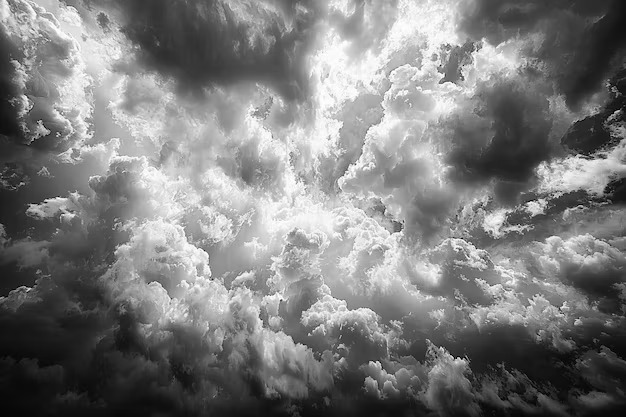
%> input picture projectmatlab/PhaseTwo/Image.jpg, 626 x 417 px
$ octave PhaseTwo_Gaussian.m   (GNU Octave 9; MATLAB toolbox functions it lacks are replaced by stand-ins)
%> lines starting %> are read from the running program, lines starting %| are printed output that depends on the picture
% Main Image
Main_Image = imread('image.jpg');
%> Main_Image is the input picture: size 417x626x3 uint8; min 0, max 255, mean 123.7
gray = rgb2gray(Main_Image);
noisy = imnoise(gray, 'gaussian', 0, 0.01); % 0 = mean, 0.01 = variance
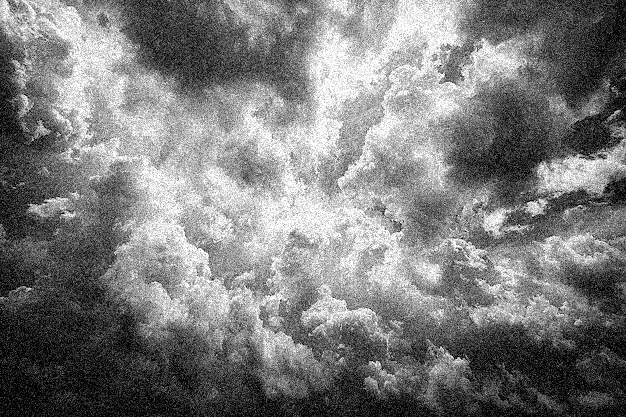
%> noisy: size 417x626 uint8; min 0, max 255, mean 123.6
imshow(noisy);
title('Image with Gaussian Noise');

% Median Filter
median_filter = medfilt2(gray,[3 3]);
figure(2);
imshow(median_filter);
title('Median Filter');
imwrite(median_filter ,"median_filter_Gaussian.png");

% Max Filter
Max_filtered = imdilate(noisy, ones(3,3));
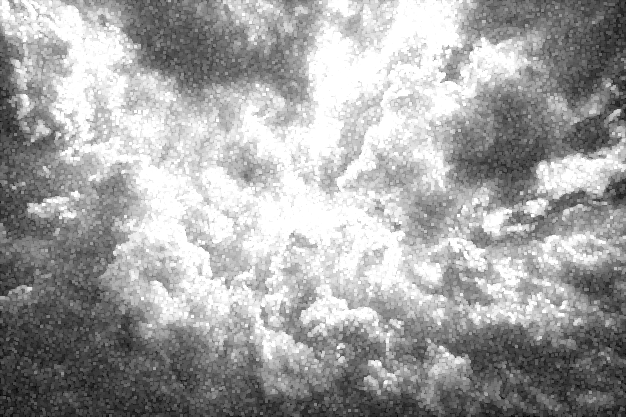
%> Max_filtered: size 417x626 uint8; min 4, max 255, mean 162.7
figure(3);
imshow(Max_filtered);
title('Max Filter');
imwrite(Max_filtered,"max_filter_Gaussian.png");

% Min Filter
min_filtered = imerode(noisy, ones(3,3));
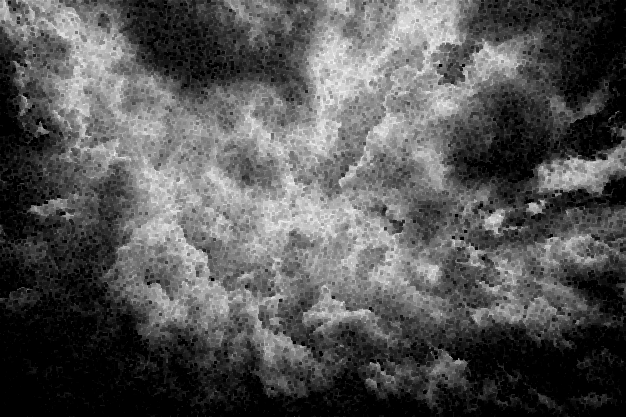
%> min_filtered: size 417x626 uint8; min 0, max 247, mean 84.5
figure(4);
imshow(min_filtered);
title('Min Filter');
imwrite(min_filtered,"min_filter_Gaussian.png");

% Mean Filter
Mean_Filter = imfilter(noisy, fspecial('average', [3 3]));
figure(5);
imshow(Mean_Filter);
title('Mean Filter');
imwrite(Mean_Filter,"Mean_filter_Gaussian.png");
